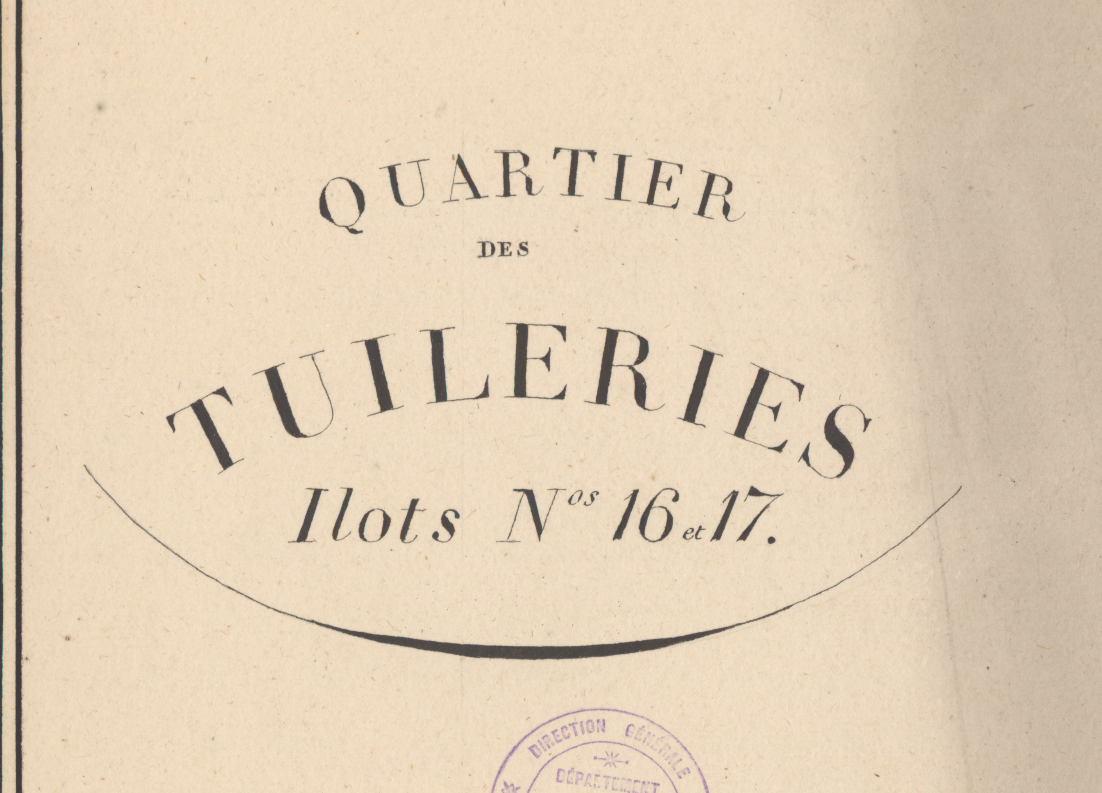
#> input picture LabWork_3/cadastre1.png, 1102 x 793 px, found by its file name
$ python Ex1-Text.py
#> lines starting #> are read from the running program, lines starting #| are printed output that depends on the picture; after the words box and inside, x2 and y2 are one past the last pixel; in counts of white or black regions, pixels touching at a corner belong together
from matplotlib import pyplot as plt
import cv2 as cv
import numpy as np
import sys
import imutils

def show_img(org_img):
    img = cv.imread(cv.samples.findFile(org_img), cv.IMREAD_GRAYSCALE)
    if img is None:
        print("Can't find the image.\n")
        sys.exit("Can't find the image.")
    return img

img = cv.imread(r'C:\Users\MY PC\Downloads\opencv\sources\samples\data\cadastre1.png', cv.IMREAD_GRAYSCALE)
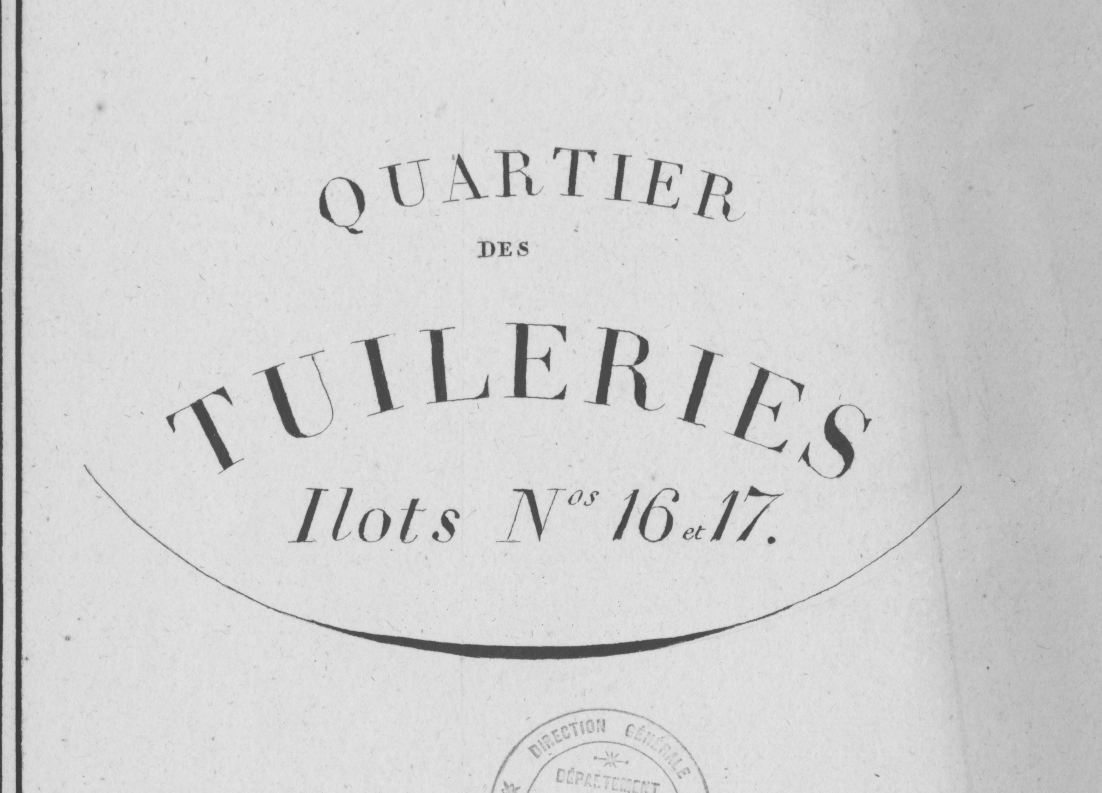
#> img: shape (793, 1102); min 56, max 237, mean 209.4

kernel = np.ones((1, 1), np.uint8)
text = cv.erode(img, kernel, iterations=100)
text = cv.morphologyEx(text, cv.MORPH_CROSS, kernel)
text = cv.GaussianBlur(text, (1, 1), 0)
ret, text = cv.threshold(text, 0, 255, cv.THRESH_BINARY + cv.THRESH_OTSU)
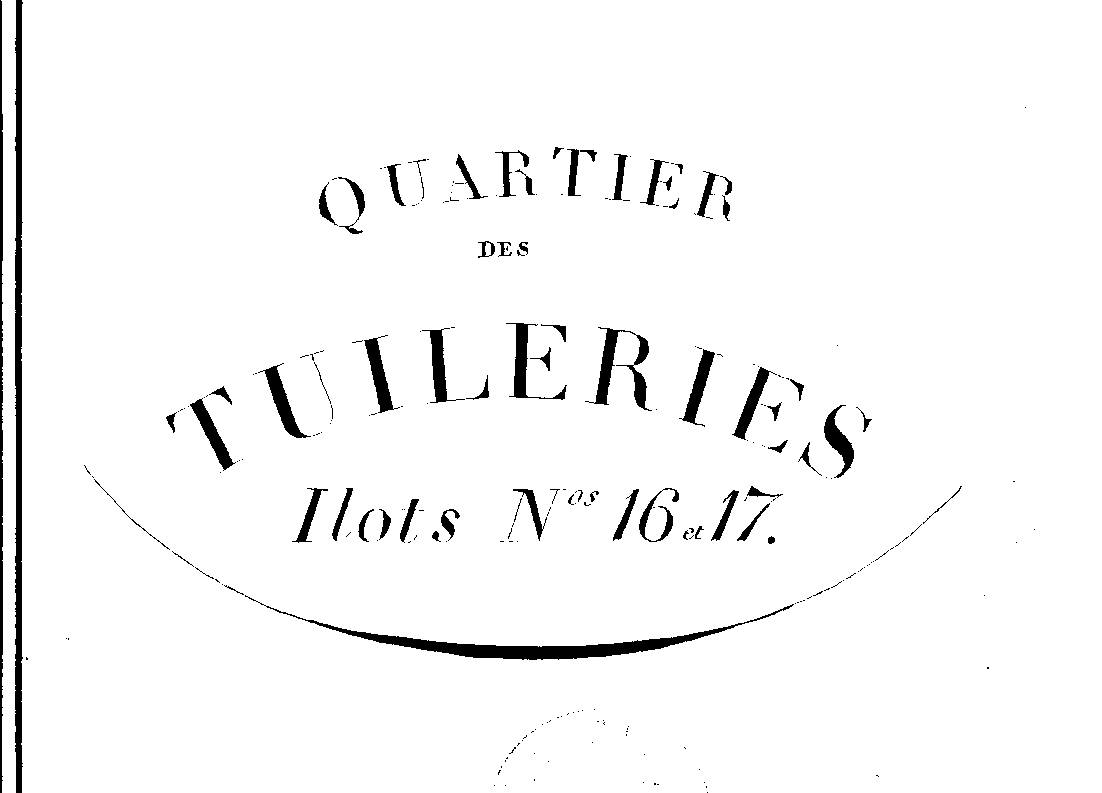
#> text: shape (793, 1102); 96.6% white; 254 black regions (183 under 20 px), largest, box (x1, y1, x2, y2) and area: (15, 0, 23, 793) 5036, (245, 595, 794, 660) 4247, (0, 0, 3, 793) 2030
#> ret = 150
text = cv.morphologyEx(text, cv.MORPH_OPEN, kernel)
titles = ['Original Image', 'Text']
images = [img, text]
for i in range(len(titles)):
    plt.subplot(1, 2, i + 1), plt.imshow(images[i], 'gray')
    plt.title(titles[i])
    plt.xticks([]), plt.yticks([])
plt.show()
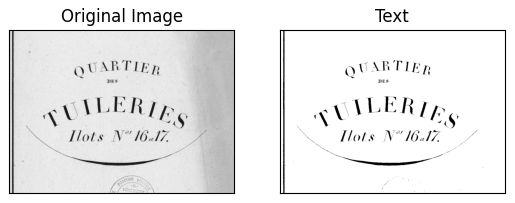
#> figure drawn by matplotlib, 2 panels
